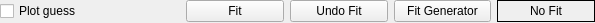
<?xml version="1.0" encoding="UTF-8"?>
<ui version="4.0">
 <class>basic_fitting_widget</class>
 <widget class="QWidget" name="basic_fitting_widget">
  <property name="geometry">
   <rect>
    <x>0</x>
    <y>0</y>
    <width>595</width>
    <height>23</height>
   </rect>
  </property>
  <property name="windowTitle">
   <string>Form</string>
  </property>
  <layout class="QGridLayout" name="gridLayout_3">
   <property name="leftMargin">
    <number>0</number>
   </property>
   <property name="topMargin">
    <number>0</number>
   </property>
   <property name="rightMargin">
    <number>0</number>
   </property>
   <property name="bottomMargin">
    <number>0</number>
   </property>
   <item row="0" column="1">
    <widget class="QFrame" name="frame">
     <layout class="QHBoxLayout" name="horizontalLayout">
      <property name="leftMargin">
       <number>0</number>
      </property>
      <property name="topMargin">
       <number>0</number>
      </property>
      <property name="rightMargin">
       <number>0</number>
      </property>
      <property name="bottomMargin">
       <number>0</number>
      </property>
      <item>
       <widget class="QPushButton" name="fit_button">
        <property name="text">
         <string>Fit</string>
        </property>
       </widget>
      </item>
      <item>
       <widget class="QPushButton" name="undo_fit_button">
        <property name="text">
         <string>Undo Fit</string>
        </property>
       </widget>
      </item>
      <item>
       <widget class="QPushButton" name="fit_generator_button">
        <property name="enabled">
         <bool>true</bool>
        </property>
        <property name="text">
         <string>Fit Generator</string>
        </property>
       </widget>
      </item>
      <item>
       <widget class="QLabel" name="global_fit_status_label">
        <property name="frameShape">
         <enum>QFrame::Panel</enum>
        </property>
        <property name="text">
         <string>No Fit</string>
        </property>
        <property name="alignment">
         <set>Qt::AlignCenter</set>
        </property>
       </widget>
      </item>
     </layout>
    </widget>
   </item>
   <item row="0" column="0">
    <widget class="QCheckBox" name="plot_guess_checkbox">
     <property name="minimumSize">
      <size>
       <width>180</width>
       <height>0</height>
      </size>
     </property>
     <property name="maximumSize">
      <size>
       <width>180</width>
       <height>16777215</height>
      </size>
     </property>
     <property name="text">
      <string>Plot guess</string>
     </property>
    </widget>
   </item>
  </layout>
 </widget>
 <resources/>
 <connections/>
</ui>
